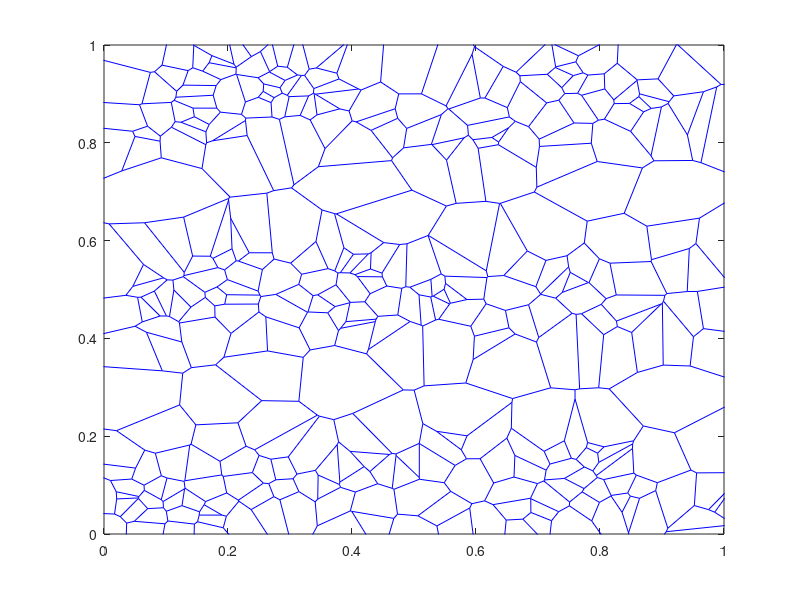

Source code (MATLAB): (Note: this script raises an error after producing the figure.)
clear all
% x = [0.0734;
%     0.8714;
%     0.6947;
%     0.8414;
%     0.6762;
%     0.7014;
%     0.8954;
%     0.5874;
%     0.3252;
%     0.9949];
% y = [0.2075;
%     0.2863;
%     0.8331;
%     0.7702;
%     0.2006;
%     0.7648;
%     0.6159;
%     0.9643;
%     0.5037;
%     0.4787];
pnts = [];
numSec = 5; numpnts_fine = 100; numpnts_corse = 10; iter = 0;
for sec = 1:numSec
    offset = 1/numSec*iter;
    if(mod(sec,2) == 1)
        section = [rand(numpnts_fine,1),rand(numpnts_fine,1)*1/numSec + offset];
    else
        section = [rand(numpnts_corse,1),rand(numpnts_corse,1)*1/numSec + offset];
    end
    pnts = [pnts;section];
    iter = iter + 1;
end
[VX,VY] = voronoi(pnts(:,1),pnts(:,2));
% h = plot(VX,VY,'-b',x,y,'.r');
plot(VX,VY,'-b'); xlim([0 1]); ylim([0 1])
dt = delaunayTriangulation([pnts(:,1),pnts(:,2)]);
[V,R] = voronoiDiagram(dt);
neigh = cell(length(pnts(:,1)),1);
a = []; th_gb = [];
neighbors = [];

for i = 1:length(pnts(:,1)) % vertex values
    counter = 0;
    for j = 1:length(R{i}) % delete any vertex at infinity
        j = j - counter;
        if(R{i}(j) == 1)
            R{i}(j) = [];
            counter = counter + 1;
        end
    end
    % get volume
    xy = V(R{i},:);
    counter2 = 0;
    for t = 1:length(xy(:,1))
        if(xy(t-counter2,1) < -0.2 || xy(t-counter2,1) > 1.2)
            xy(t-counter2,:) = [];
            counter2 = counter2 + 1;
        elseif(xy(t-counter2,2) < -0.2 || xy(t-counter2,2) > 1.2)
            xy(t-counter2,:) = [];
            counter2 = counter2 + 1;
        end
    end
    xy = sortrows(xy); sum1 = 0; sum2 = 0;
    [row,col] = size(xy);
    if(row > 2)
        for k = 1:length(xy(:,1))
            ll = mod(k+1,length(xy(:,1))+1);
            if(ll == 0); ll = 1; end
            sum1 = sum1 + xy(k,1)*xy(ll,2);
            sum2 = sum2 + xy(k,2)*xy(ll,1);
        end
    %     vol2(i) = polyarea(xy(:,1),xy(:,2));
        Grain_vol(i) = abs(sum1 - sum(sum2))/2;
    else
        Grain_vol(i) = 1/(numpnts_fine+numpnts_corse);
    end
    ph_i1(i) = randn(1);
    Ph_i(i) = randn(1);
    ph_i2(i) = randn(1);
end
counter = 1;
for grain_id = 1:length(pnts(:,1)) % edge values
    tripnts = R{grain_id};
    for neighbor = 1:length(pnts(:,1))
        if(grain_id == neighbor)
            continue
        end
        l1 = [];
        nei_tripnts = R{neighbor};
        for i = 1:length(tripnts)
            for j = 1:length(nei_tripnts)
                if(tripnts(i) == nei_tripnts(j))
                    l1(end+1) = nei_tripnts(j);
                end
            end
        end
        size = length(l1);
        if(size == 2)
            neigh{grain_id}(end+1) = neighbor;
            v1 = V(l1(1),:); v2 = V(l1(2),:);
            a(end+1) = sqrt((v1(1)-v2(1))^2 + (v1(2)-v2(2))^2);
            if(a(end) > 0.2) a(end) = a(end)/100; end
            vv = sortrows([v1; v2]);
            vv = [vv(1,1)-vv(2,1), vv(1,2)-vv(2,2)];
            a_dir(counter,:) = vv./norm(vv);
            th_gb(end+1) = acosd(dot(a_dir(counter,:),[0,1]));
            counter = counter + 1;
        end
    end
end
grain_id = 1:length(pnts(:,1));
[s,t,graph_n, del] = MakeGraph(grain_id,neigh);
counter = 0;
low = pi/2 - 10*pi/180; high = pi/2 + 10*pi/180;
low2 = 3*pi/2 - 10*pi/180; high2 = 3*pi/2 + 10*pi/180;
for e = 1:length(del)
    del_edge = del(e);
    a(del_edge-counter) = [];
    th_gb(del_edge-counter) = [];
    a_dir(del_edge-counter,:) = [];
    counter = counter + 1;
end
for edge = 1:length(s)
    p = s(edge);
    q = t(edge);
    g1 = [ph_i1(p) Ph_i(p) ph_i2(p)];
    g2 = [ph_i1(q) Ph_i(q) ph_i2(q)];

    r11 = cos(g1(1))*cos(g1(3)) - cos(g1(2))*sin(g1(1))*sin(g1(3));
    r12 = -cos(g1(1))*sin(g1(3)) - cos(g1(2))*sin(g1(1))*cos(g1(3));
    r13 = sin(g1(2))*sin(g1(1));

    r21 = cos(g1(3))*sin(g1(1)) + cos(g1(2))*cos(g1(1))*sin(g1(3));
    r22 = cos(g1(2))*cos(g1(1))*cos(g1(3)) -  sin(g1(1))*sin(g1(3));
    r23 = -sin(g1(2))*cos(g1(1));

    r31 = sin(g1(2))*sin(g1(3));
    r32 = sin(g1(2))*cos(g1(3));
    r33 = cos(g1(2));
    rot1 = [r11 r12 r13;
    r21 r22 r23;
    r31 r32 r33];

    r11 = cos(g2(1))*cos(g2(3)) - cos(g2(2))*sin(g2(1))*sin(g2(3));
    r12 = -cos(g2(1))*sin(g2(3)) - cos(g2(2))*sin(g2(1))*cos(g2(3));
    r13 = sin(g2(2))*sin(g2(1));

    r21 = cos(g2(3))*sin(g2(1)) + cos(g2(2))*cos(g2(1))*sin(g2(3));
    r22 = cos(g2(2))*cos(g2(1))*cos(g2(3)) -  sin(g2(1))*sin(g2(3));
    r23 = -sin(g2(2))*cos(g2(1));

    r31 = sin(g2(2))*sin(g2(3));
    r32 = sin(g2(2))*cos(g2(3));
    r33 = cos(g2(2));

    rot2 = [r11 r12 r13;
        r21 r22 r23;
        r31 r32 r33];
    tt = rot1*rot2';
    axisangle = zeros(2,1);
    [G,H] = eig(tt);
    for j = 1:3
        if(isreal(G(:,j)))
            axisangle(1) = G(1,j);
            axisangle(1) = G(2,j);
            break
        end
    end
    phia = acos(dot(a_dir(edge,:),axisangle));
    th = acos((trace(tt)-1)/2); % symmetric rotation angle
    
    if(phia < pi/18 && phia > -pi/18 )
        beta = 0;
        atgb(edge) = true;
    else
        beta = GetBeta(th);
        atgb(edge) = false;
    end
    if(beta > 4)
        beta = 0;
        atgb(edge) = true;
    end
    vv = max(Grain_vol(p),Grain_vol(q));
    if(vv > 1/(numSec*numpnts_corse*10))
        beta = 0;
        atgb(edge) = true;
    end
    
    Rgb = [cos(th_gb(edge)) -sin(th_gb(edge)) 0;
    sin(th_gb(edge)) cos(th_gb(edge)) 0;
    0 0 1];

    Fpq_temp = eye(3); Fpq_temp(1,2) = beta;
    Fpq(:,:,edge) = Fpq_temp;
    Fpq(:,:,edge) = Rgb'*Fpq(:,:,edge)*Rgb;
end

phi1 = rand(length(s),1)*0.08 + .001;
phi0 = rand(length(s),1) + 3.5;

save BimodalData_N2.mat Fpq a Grain_vol s t ph_i1 Ph_i ph_i2 phi1 phi0 pnts
% hold on
% triplot(dt,'-r');
% hold off
%%
% pnts = [];
% numSec = 3; numpnts_fine = 5000; numpnts_corse = 10; iter = 0;
% for sec = 1:numSec
%     offset = 1/numSec*iter;
%     if(mod(sec,2) == 1)
%         section = [rand(numpnts_fine,1),rand(numpnts_fine,1)*1/numSec + offset];
%     else
%         section = [rand(numpnts_corse,1),rand(numpnts_corse,1)*1/numSec + offset];
%     end
%     pnts = [pnts;section];
%     iter = iter + 1;
% end
% voronoi(pnts(:,1),pnts(:,2))
function [s t graph_n, del] = MakeGraph(Grain_id, neigh)
    graph_n = neigh; neigh_edge = neigh;
    counter = 1;

    for vertex = 1:length(neigh)
        temp = neigh{vertex};
        for i = 1:length(temp)
            neigh_edge{vertex}(i) = counter;
            counter = counter + 1;
        end
    end
    del = zeros(neigh_edge{end}(end),1); test = [];
    for vertex = 1:length(Grain_id)
        for i = 1:length(graph_n{vertex})
            connect = graph_n{vertex}(i);
            for next_v = 1:length(Grain_id)
                if(vertex == next_v)
                    continue
                end
                counter = 0;
                for j = 1:length(graph_n{next_v})
                    if(vertex == graph_n{next_v}(j-counter) && connect == next_v)
                        graph_n{next_v}(j-counter) = [];
                        test(end+1) = neigh_edge{next_v}(j-counter);
                        del(neigh_edge{next_v}(j-counter)) = true;
                        counter = counter + 1;
                    end

                end
            end
        end
    end

    for vertex = 1:length(Grain_id) %%%%%%%%%%%%%%%%%%%%%%%%%%%% <-------
        [row,col] = size(graph_n{vertex});
        if(col == 0)
            for i = 1:length(Grain_id)
                if(i == vertex); continue; end
                temp = graph_n{i};
                [row,col] = size(temp);
                for j = 1:length(temp)
                    if(temp(j) == Grain_id(vertex) && col ~= 1)
                        graph_n{vertex} = Grain_id(i);
                        temp(j) = [];
                        graph_n{i} = temp;
                        
                        break
                    end
                end
                [t1,t2] = size(graph_n{vertex});
                if(t2 > 0)
                    break
                end
            end
        end
    end
    counter = 1;
    s = []; t = [];
    for i = 1:length(Grain_id)
        connecting = graph_n{i};
        for k = 1:length(connecting)
            for j = 1:length(Grain_id)
                if(connecting(k) == Grain_id(j))
                    t(end+1) = j;
                    s(end+1) = counter;
                end
            end
        end
        counter = counter + 1;
    end
    del = test;
end
function beta = GetBeta(th)


  if(th <= pi/6)
      mu = 1;
  elseif(th >= pi/6 && th < pi/3)
      mu = 3/4;
  else
      mu = 1/2;
  end
  beta = (2*mu*tan(th/2) - 2*(1-mu)*tan(pi/4-th/2));

end